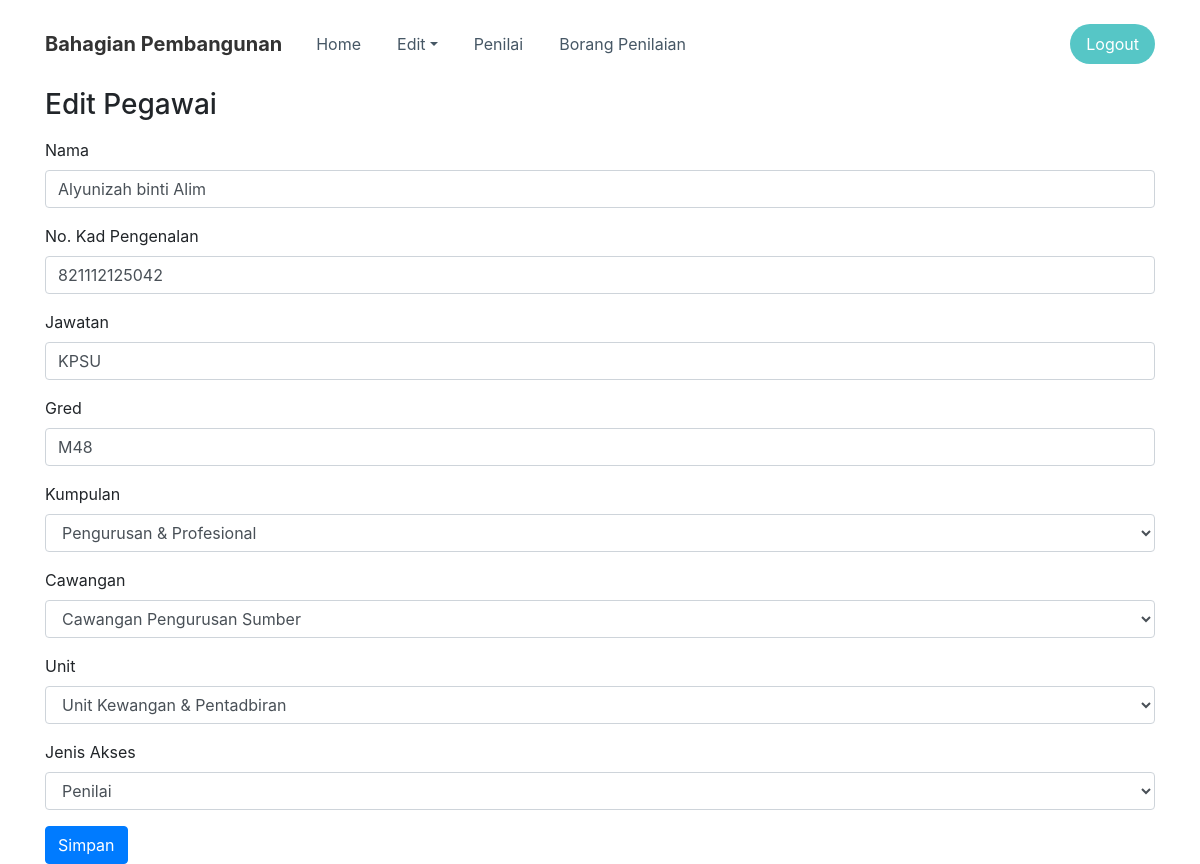
The app's page /admin/edit-pegawai.php?uid=3, older data.
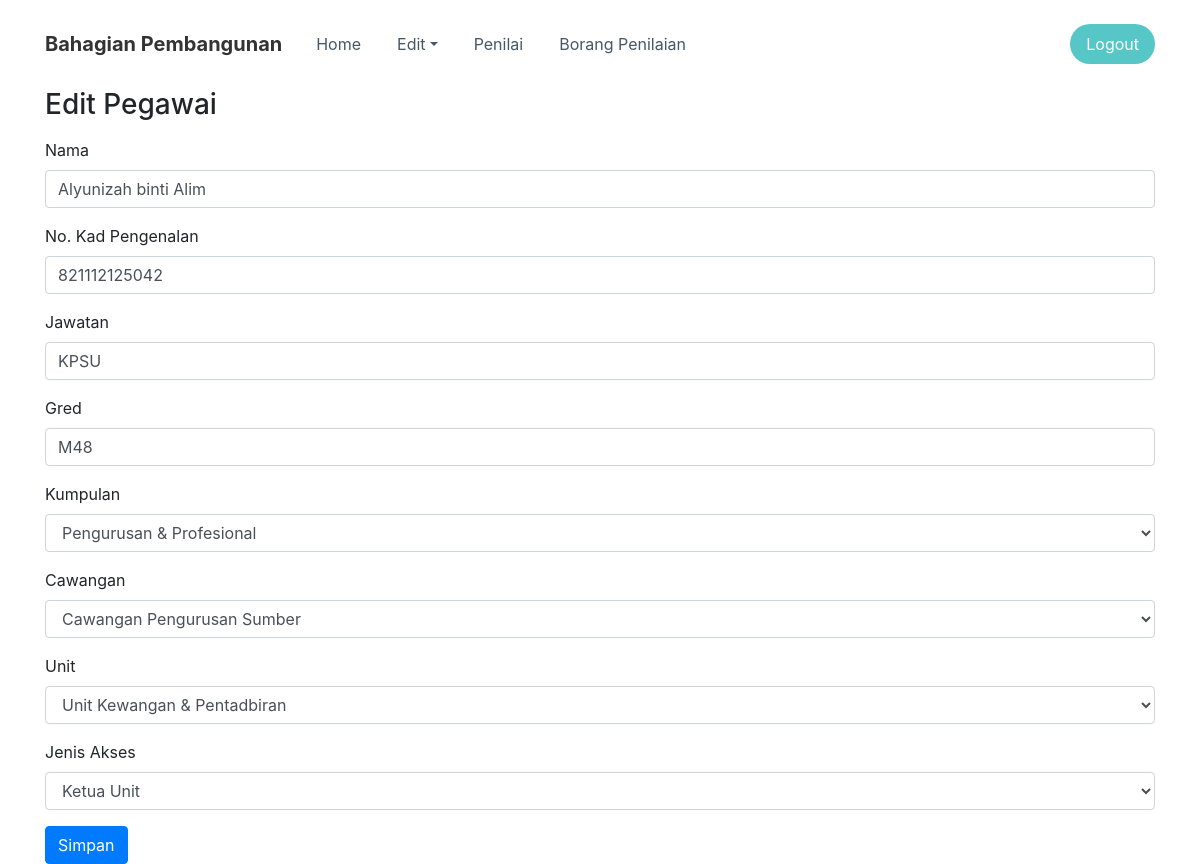
The same page, newer data.
### tables this page shows
CREATE TABLE `pegawai` (
  `uid` int(150) NOT NULL,
  `kad_pengenalan` varchar(12) NOT NULL,
  `nama` tinytext NOT NULL,
  `jawatan` tinytext NOT NULL,
  `gred` tinytext NOT NULL,
  `cawangan_id` int(10) NOT NULL,
  `unit_id` int(10) DEFAULT NULL,
  `kumpulan_id` int(10) NOT NULL,
  `access_id` int(10) DEFAULT NULL,
  `status_id` int(11) NOT NULL
);

CREATE TABLE `access_control` (
  `uid` int(11) NOT NULL,
  `access_type` tinytext NOT NULL
);

CREATE TABLE `kategori` (
  `uid` int(10) NOT NULL,
  `nama_kumpulan` tinytext NOT NULL
);

CREATE TABLE `cawangan` (
  `uid` int(10) NOT NULL,
  `nama_cawangan` tinytext NOT NULL
);

CREATE TABLE `unit` (
  `uid` int(10) NOT NULL,
  `nama_unit` tinytext NOT NULL,
  `cawangan_id` int(10) NOT NULL
);

### admin/edit-pegawai.php (the view, shortened to what this page needs)
<?php
require '../includes/db.inc.php';
include 'include/header.inc.php';
$user_id = $_GET['uid'];
$sql = "SELECT * FROM ((((pegawai INNER JOIN cawangan ON pegawai.cawangan_id=cawangan.uid) INNER JOIN unit ON pegawai.unit_id=unit.uid) INNER JOIN kategori ON pegawai.kumpulan_id=kategori.uid) INNER JOIN access_control ON pegawai.access_id=access_control.uid) WHERE pegawai.uid=$user_id";
$result = mysqli_query($db, $sql);
$resultCheck = mysqli_num_rows($result);
if ($resultCheck > 0) {
    while ($row = mysqli_fetch_assoc($result)) {
?>
        <div class="container">
            <h3>Edit Pegawai</h3>
            <form action="controller/pegawai.controller.php" method="post">
                <div class="form-group"><label>Nama</label><input class="form-control" type="text" name="nama" value="<?php echo $row['nama']; ?>"></div>
                <div class="form-group"><label>No. Kad Pengenalan</label><input class="form-control" type="text" name="kad_pengenalan" value="<?php echo $row['kad_pengenalan']; ?>"></div>
                <div class="form-group"><label>Jawatan</label><input class="form-control" type="text" name="jawatan" value="<?php echo $row['jawatan']; ?>"></div>
                <div class="form-group"><label>Gred</label><input class="form-control" type="text" name="gred" value="<?php echo $row['gred']; ?>"></div>
                <div class="form-group">
                    <label for="exampleFormControlSelect1">Kumpulan</label>
                    <select class="form-control" name="kumpulan">
                        <?php echo "<option selected value='" . $row['kumpulan_id'] . "'>" . $row['nama_kumpulan'] . "</option>"; ?>
                    </select>
                </div>
                <div class="form-group">
                    <label for="exampleFormControlSelect1">Cawangan</label>
                    <select id="pilih-cawangan" class="form-control" name="cawangan">
                        <?php echo "<option selected value='" . $row['cawangan_id'] . "'>" . $row['nama_cawangan'] . "</option>"; ?>
                    </select>
                </div>
                <div class="form-group">
                    <label for="exampleFormControlSelect1">Unit</label>
                    <select id="tunjuk-unit" class="form-control" name="unit">
                        <?php echo "<option selected value='" . $row['unit_id'] . "'>" . $row['nama_unit'] . "</option>"; ?>
                    </select>
                </div>
                <div class="form-group">
                    <label for="exampleFormControlSelect1">Jenis Akses</label>
                    <select id="access-ctrl" class="form-control" name="access">
                        <?php echo "<option selected value='" . $row['access_id'] . "'>" . $row['access_type'] . "</option>"; ?>
                    </select>
                </div>
                <button class="btn btn-primary" type="submit" name="edit-pegawai">Simpan</button>
            </form>
        </div>
<?php
    }
}
include 'include/footer.inc.php';
?>

Row changes from the older to the newer data that the page shows:
changed pegawai "Alyunizah binti Alim": access "Penilai" → "Ketua Unit"
